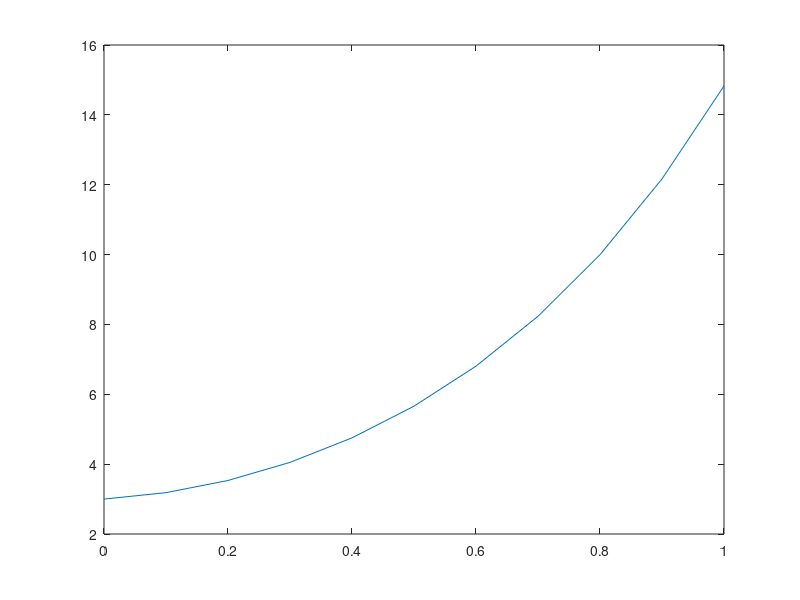

MATLAB code for this plot:
% It calculates ODE 2 using Runge-Kutta 4th order method
% Author Minhnha Pham

% ODE 2: dy2/dx2+dy/dx-6y = 0; y(0) = 3; y'(0) = 1
% => system: 
% dy/dx=z
% dz/dx=6y-z with y(0) = 3; z(0) = 1
% The exact solution is y(x)=e^-3x+2e^2x
% y(1) = 14.827899266...




clc;                                               % Clears the screen
clear all;

h=0.1;                                             % step size
x = 0:h:1;                                         % Calculates upto y(1)
y = zeros(1,length(x)); 
z = zeros(1,length(x)); 
y(1) = 3;                                          % initial condition
z(1) = 1;                                          % initial condition
% F_xy = @(t,r) 3.*exp(-t)-0.4*r;                  % change the function as you desire
F_xyz = @(x,y,z) z;                                  % change the function as you desire
G_xyz = @(x,y,z) 6*y-z;   % la 1 dang chuong trinh con rut ngan, 
                            % F_xyz la 1 ham cua xyz, co gia tri la z. Sau nay
                            % goi den F_xyz thi tu dong hieu la z. Tuong tu
                            % voi G_xyz

for i=1:(length(x)-1)                              % calculation loop
    k_1 = h*F_xyz(x(i),y(i),z(i));
    L_1 = h*G_xyz(x(i),y(i),z(i));
    k_2 = h*F_xyz(x(i)+0.5*h,y(i)+0.5*k_1,z(i)+0.5*L_1);
    L_2 = h*G_xyz(x(i)+0.5*h,y(i)+0.5*k_1,z(i)+0.5*L_1);
    k_3 = h*F_xyz((x(i)+0.5*h),(y(i)+0.5*k_2),(z(i)+0.5*L_2));
    L_3 = h*G_xyz((x(i)+0.5*h),(y(i)+0.5*k_2),(z(i)+0.5*L_2));
    k_4 = h*F_xyz((x(i)+h),(y(i)+k_3),(z(i)+L_3)); % Corrected        
    L_4 = h*G_xyz((x(i)+h),(y(i)+k_3),(z(i)+L_3));

    y(i+1) = y(i) + (1/6)*(k_1+2*k_2+2*k_3+k_4);  % main equation
    z(i+1) = z(i) + (1/6)*(L_1+2*L_2+2*L_3+L_4);  % main equation

end
plot(x,y)
y